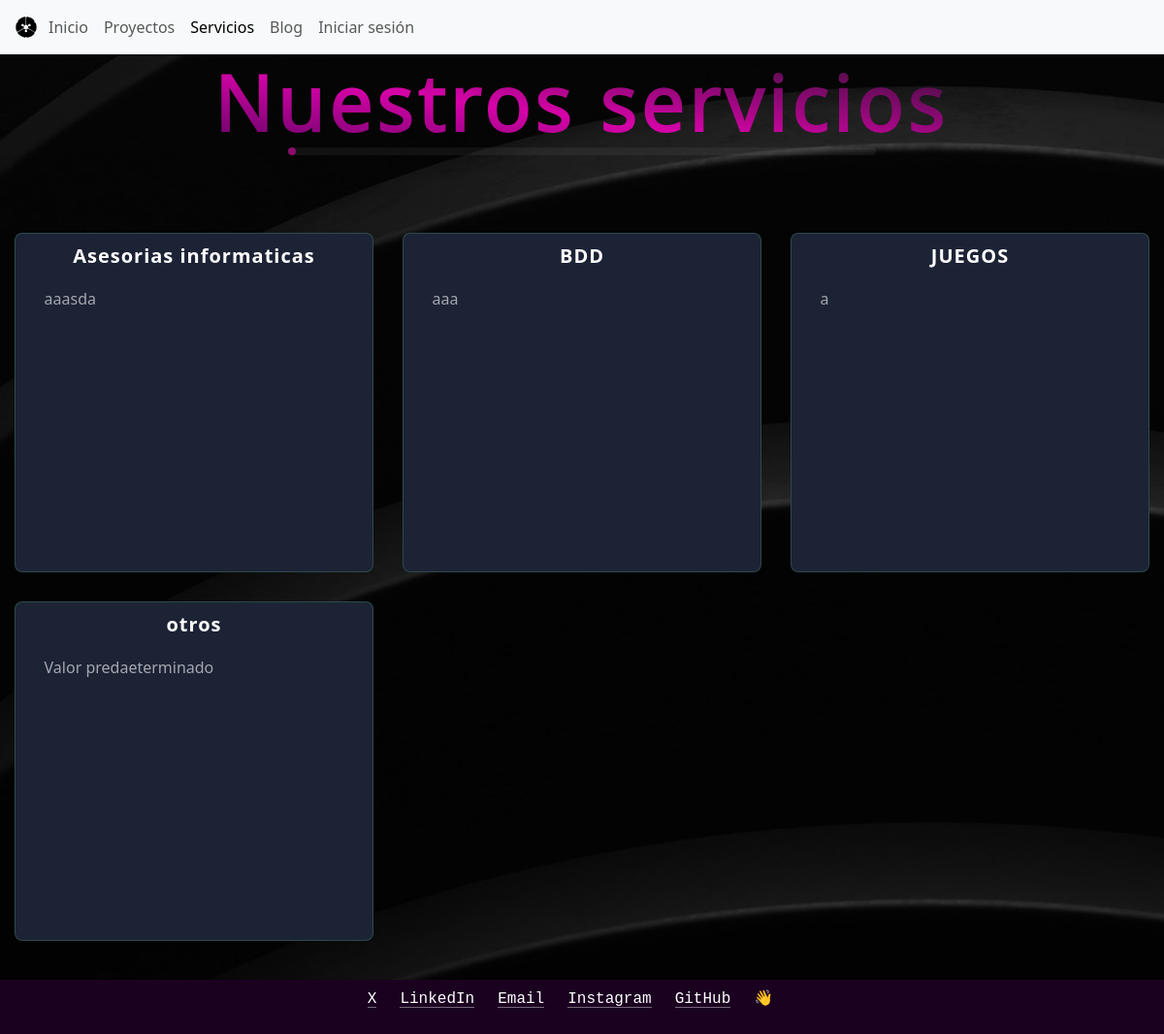
Before: /blog/servicios/ with the older database file.
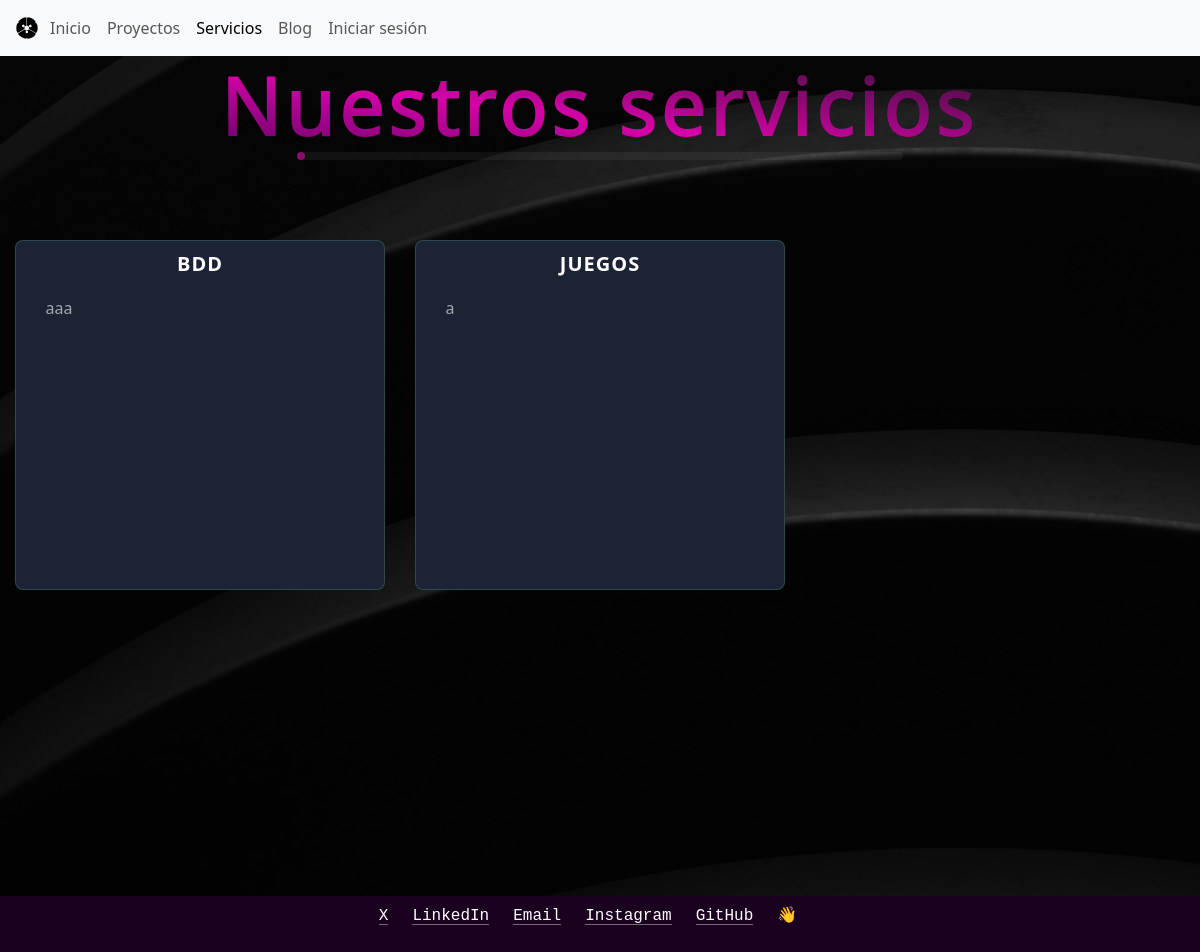
After: the same page with the newer database file.
### blog/models.py (models this page shows, shortened)
class Servicio(models.Model):
    nombre = models.CharField(max_length=50)
    Imagen = models.ImageField(upload_to="servicios",null=True)
    descripcion=models.TextField()
    informacion = models.CharField(max_length=100, default='Valor predeterminado')

### blog/views.py (the view)
# urls.py: path("servicios/", views.servicios, name="servicios"),
def servicios(request):
    servicios = Servicio.objects.all()
    data={
        'servicios': servicios
    }
    context = {}
    return render(request, 'pages/servicios.html', data)

### blog/templates/pages/servicios.html (shortened to what this page needs)
<!DOCTYPE html>
<html lang="en">
<head>
    {% load static %}
    <link rel="stylesheet" href="{% static 'css/bootstrap.min.css' %}">
    <link rel="stylesheet" href="{% static 'css/custom.css' %}">
    <link rel="stylesheet" href="https://cdnjs.cloudflare.com/ajax/libs/font-awesome/6.5.2/css/all.min.css">
</head>
<body>
    <header>
        <nav class="navbar navbar-expand-lg bg-body-tertiary">
            <div class="container-fluid">
                <img src="{% static 'img/icono.svg' %}" alt="Bootstrap" width="30" height="24">
                <div class="collapse navbar-collapse" id="navbarSupportedContent">
                    <ul class="navbar-nav me-auto mb-2 mb-lg-0">
                        <li class="nav-item">
                            <a class="nav-link" aria-current="page" href="{% url 'index' %}">Inicio</a>
                        </li>
                        <li class="nav-item">
                            <a class="nav-link" href="{% url 'proyectos' %}">Proyectos</a>
                        </li>
                        <li class="nav-item">
                            <a class="nav-link active" href="{% url 'servicios' %}">Servicios</a>
                        </li>
                        <li class="nav-item">
                            <a class="nav-link" href="{% url 'blog' %}">Blog</a>
                        </li>
                        {% if user.is_authenticated %}
                            <li class="nav-item">
                                <a class="nav-link" href="{% url 'logout' %}">Cerrar sesión</a>
                            </li>
                            <li >
                              <a class="nav-link" href="#">@{{ user.username }}</a>
                            </li>
                        {% else %}
                            <li class="nav-item">
                                <a class="nav-link" href="{% url 'login' %}">Iniciar sesión</a>
                            </li>
                        {% endif %}
                    </ul>
                </div>
            </div>
        </nav>
    </header>
    <main>
        <div class="contenedor">
            <div class="service-wrapper">
                <div class="servicio">
                    <h1 class="titulo-servicio">Nuestros servicios<span></span></h1>
                    <div class="cartas">
                    {% for p in servicios%}
                        <div class="carta" data-mensaje="{{p.descripcion}}">
                            <h2>{{p.nombre}}</h2>
                            <p>{{p.informacion}}</p>
                        </div>
                    {% endfor %}
                    </div>
                </div>
            </div>
        </div>
    </main>
    <footer>
        <div class="footer">
            <ul>
                <li><a href="#">X</a></li>
                <li><a href="#">LinkedIn</a></li>
                <li><a href="#">Email</a></li>
                <li><a href="#">Instagram</a></li>
                <li><a href="#">GitHub</a></li>
                <li><p>👋</p></li>
            </ul>
        </div>
    </footer>
</body>
</html>

Changed rows visible on the page:
removed Servicio: nombre "Asesorias informaticas", informacion "aaasda"
removed Servicio: nombre "otros", informacion "Valor predaeterminado"
